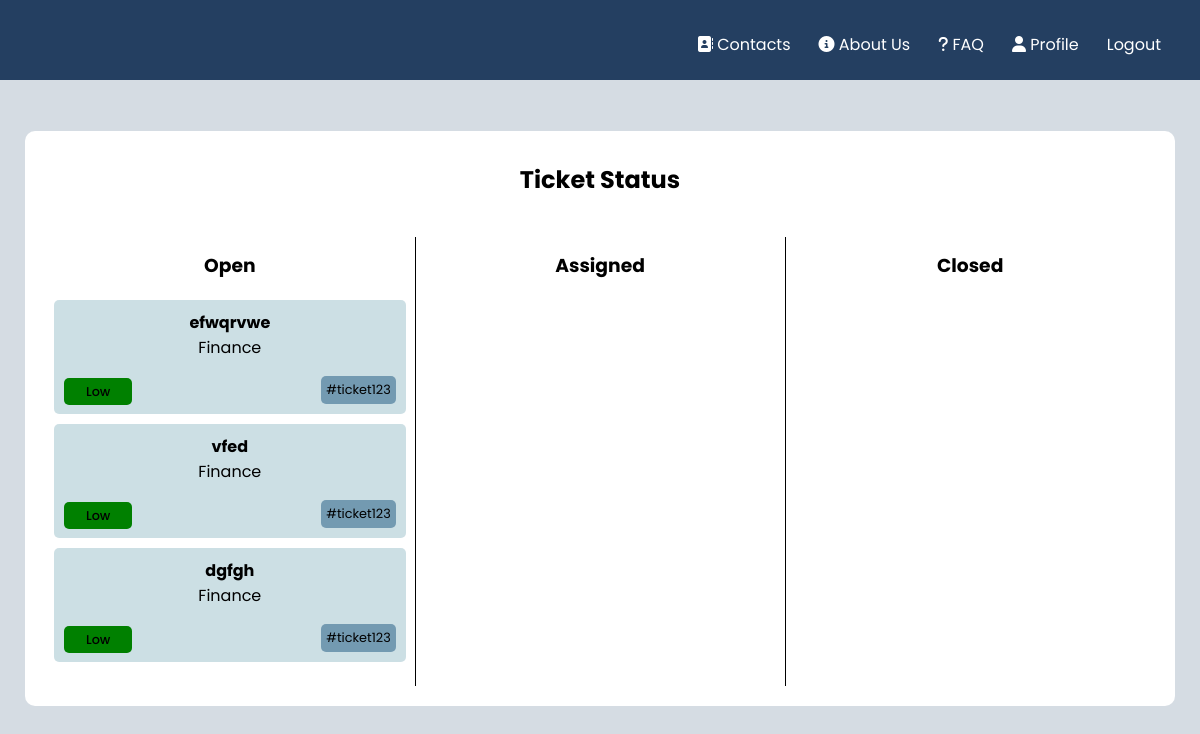
The page /pages/tickets.php (signed in) on the database as committed earlier.
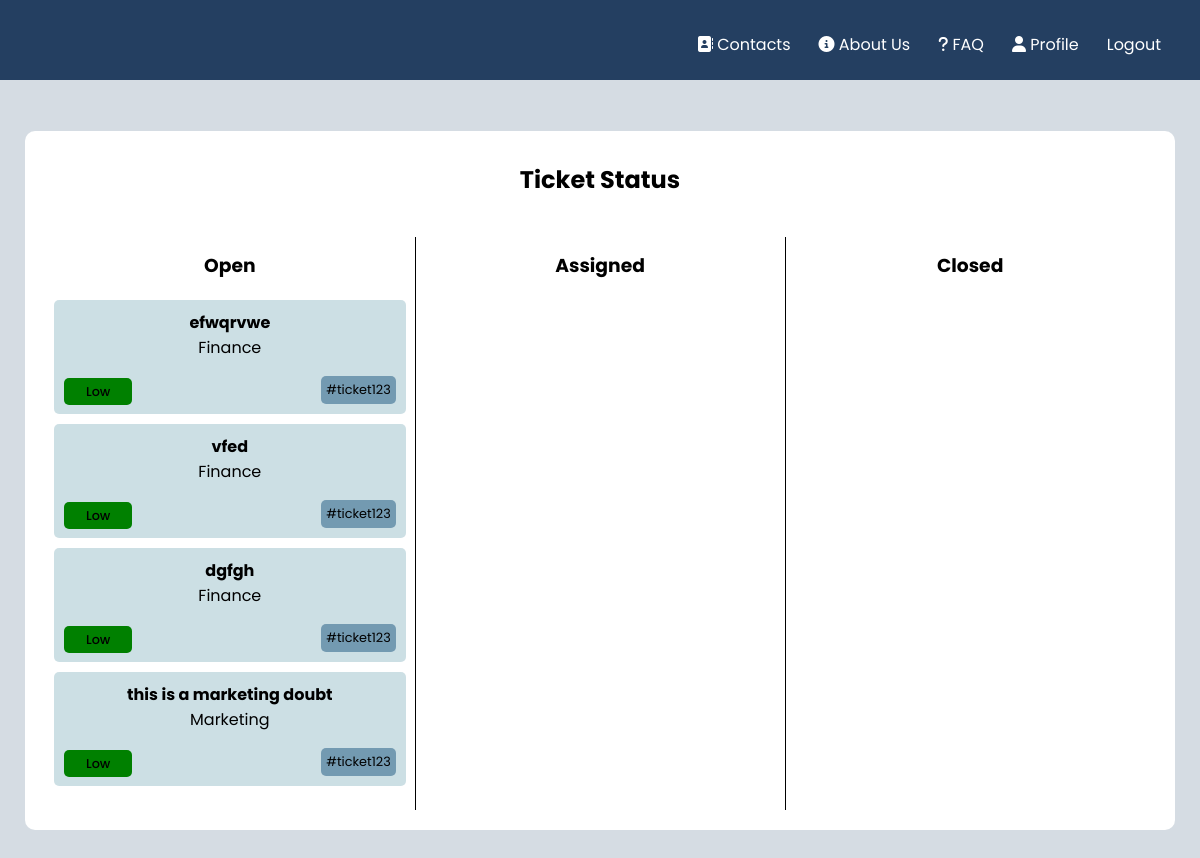
The same page on the database as committed later.
### tables this page shows
CREATE TABLE tickets(

    idTicket integer primary key AUTOINCREMENT,
    title text NOT NULL,
    description text,
    status text references Status(title),
    idAgent text references Agents(idAgent),
    idClient text references Clients(idClient),
    department text references department(title),
    priority text,
    hashtag text,
    date datetime
);

### pages/tickets.php (called while the page is built)
<?php
    require_once(__DIR__ . '/../database/connection.db.php');
    include '../database/ticket.class.php';
    include '../database/user.class.php';
    include '../utils/session.php';
    include '../templates/tickets.tpl.php';
    $session = new Session();
    $db = getDatabaseConnection();
    $user = User::getUserWithId($db, $session->getID());
    $assigned = $user->getTickets($db, "Assigned");
    $closed = $user->getTickets($db, "Closed");
    $opened = $user->getTickets($db, "Opened");
    drawTicketsHeader($session);
    drawTickets($opened, $assigned, $closed);
?>

### database/ticket.class.php (called while the page is built, shortened)
<?php
     class Ticket{
        public string $title;
        public string $priority;
        public string $department;
        public function __construct(int $idTicket, string $title, string $status,
          string $description, string $department, string $priority, string $date){
            $this->idTicket = $idTicket;
            $this->title = $title;
            $this->department = $department;
            $this->priority = $priority;
        }
        public function getDepartment(){
            return $this->department;
        }
        public function getTitle(){
            return $this->title;
        }
        public function getPriority(){
            return $this->priority;
        }
    }
?>

### database/user.class.php (called while the page is built, shortened)
<?php
     class User{
        public int $id;
        public function __construct(int $id, string $email, string $name, string $username){
            $this->id = $id;
        }
        public function getTickets(PDO $db, string $status): array{
            $stmt = $db->prepare('SELECT idTicket, date, title, status, description, department, priority FROM tickets WHERE idClient = ? AND status = ?');
            $stmt->execute([$this->id, $status]);
            $ticketRows = $stmt->fetchAll(PDO::FETCH_ASSOC);
            $tickets = [];
            foreach ($ticketRows as $row) {
                $ticket = new Ticket(
                    $row['idTicket'],
                    $row['title'],
                    $row['description'],
                    $row['status'],
                    $row['department'],
                    $row['priority'],
                    $row['date']
                );
                array_push($tickets, $ticket);
            }
            return $tickets;
        }
        static function getUserWithID(PDO $db, int $id) : ?User {
            $stmt = $db->prepare('
                SELECT u.idUser, u.email, u.name, u.username
                FROM users u JOIN admins a ON u.idUser = a.idAdmin
                WHERE u.idUser = ?');
            $stmt->execute(array($id));
            $row = $stmt->fetch(PDO::FETCH_ASSOC);
            if ($row !== false) {
                return new Admin($row['idUser'], $row['email'], $row['name'], $row['username']);
            }
            return null;
            }
     }
?>

### utils/session.php (called while the page is built, shortened)
<?php
class Session{
      public function getID() : ?int {
        return isset($_SESSION['id']) ? $_SESSION['id'] : null;
      }
}
?>

### templates/tickets.tpl.php (the view, shortened to what the changed rows need)
<?php function drawTicketsHeader($session, $css = "") { ?>
    <!DOCTYPE html>
    <html lang = "en-Us">
    <head>
        <link href="../css/navLogin_style.css" rel="stylesheet">
        <link href="../css/tickets_style.css" rel="stylesheet">
        <link href="../css/newTicket.css" rel="stylesheet">
        <link href="../css/tickets_all.css" rel="stylesheet">
    </head>
    <body>
<?php } ?>
<?php function drawTickets($open, $assigned, $closed) { ?>
    <div class="box">
            <h2>Ticket Status</h2>
            <div class="row">
              <div class="property open">
                <?php
                  foreach($open as $ticket){
                    drawTicket($ticket);
                  }
                ?>
              </div>
            </div>
        </div>
    </body>
</html>
<?php } ?>
<?php function drawTicket($ticket) { ?>
    <section class="ticket">
        <a href="../pages/ticket_detail_user.php?ticket=
        <?php echo urlencode($ticket->idTicket) ?>" class="ticket-title">
        <?php echo $ticket->getTitle() ?>
      </a>
        <p class="ticket-department"><?php echo $ticket->getDepartment() ?></p>
        <div class="ticket-container">
        <div class="ticket-priority">
         <?php
            $priority = $ticket->getPriority();
            if ($priority === 'High') {
                      echo '<span class="high">' . $priority . '</span>';
                  } elseif ($priority === 'Medium') {
                      echo '<span class="medium">' . $priority . '</span>';
                  } elseif ($priority === 'Low') {
                      echo '<span class="low">' . $priority . '</span>';
                  }
          ?>
        </div>
        <div class="ticket-hashtag">
            <span>#ticket123</span>
        </div>
        </div>
        </section>
<?php } ?>

Rows that differ between the two databases and show on the page:
added tickets: title "this is a marketing doubt", department "Marketing", priority "Low"
